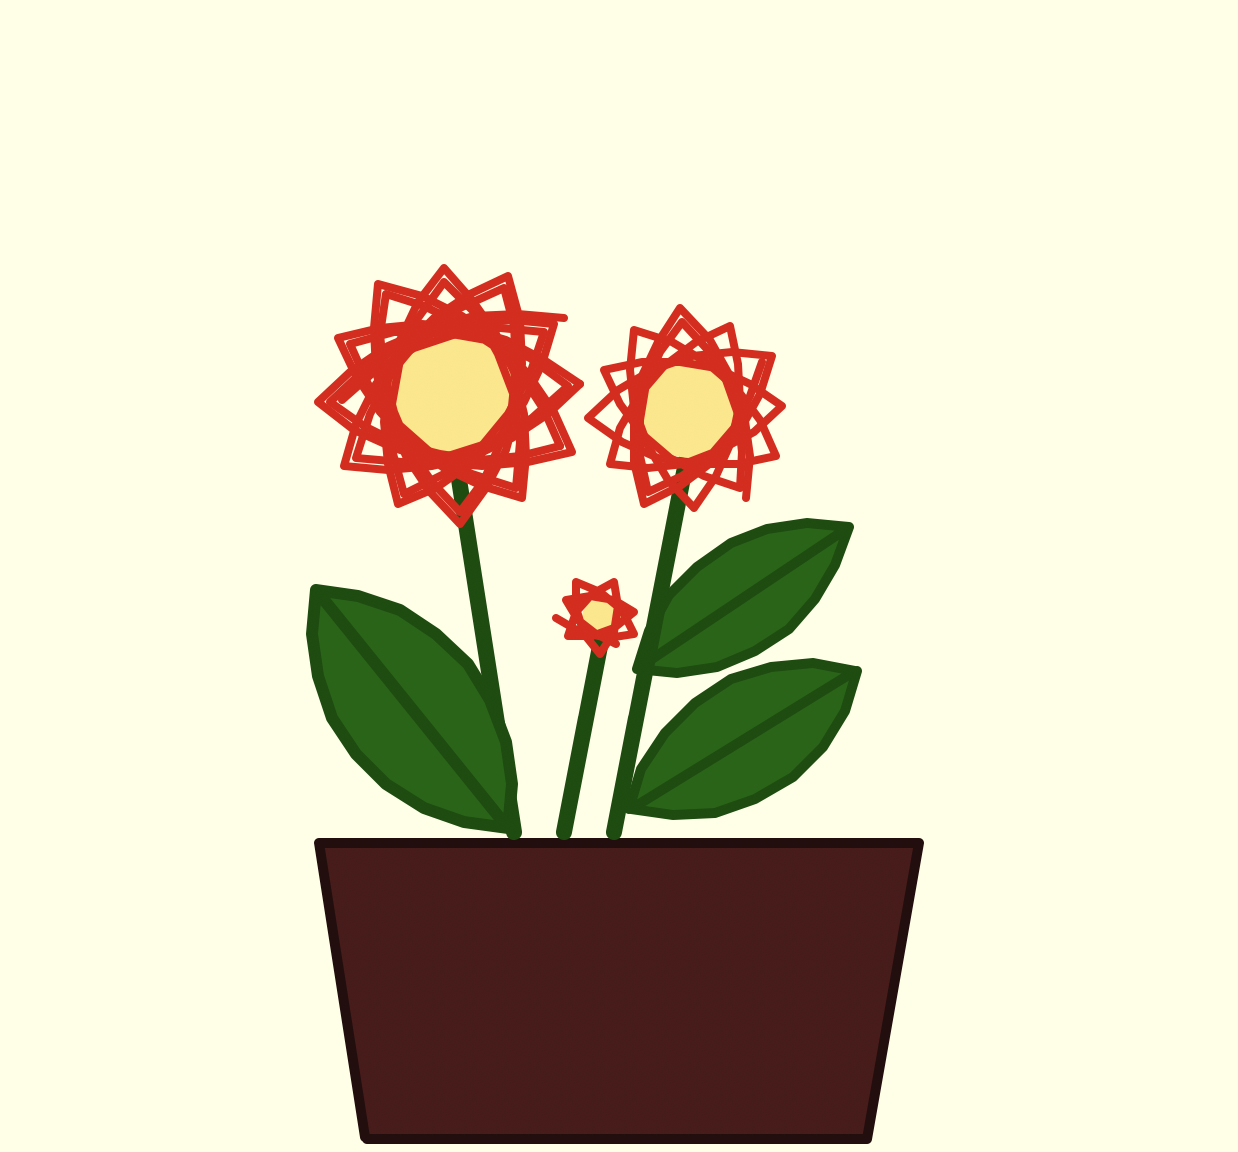

Write the Python code that produced this figure.
import turtle

turtle.title("Flower")
flower = turtle.Turtle()

flower.shape("circle")
flower.pensize(5)
flower.speed(15)
turtle.bgcolor("#ffffe6")

# drawing flower pot
flower.penup()
flower.goto(-130, -280)
flower.begin_fill()
flower.color('#260d0d', '#4d1919')
flower.pendown()
flower.forward(250)
flower.left(80)
flower.forward(150)
flower.right(80)
flower.backward(300)
flower.right(-99)
flower.backward(149)
flower.end_fill()
flower.penup()

# drawing flower stem
flower.goto(-65, -70)
flower.pendown()
flower.begin_fill()
flower.color("#004d00")
flower.pensize(8)
flower.backward(58)
flower.forward(240)
flower.penup()
flower.goto(5, -70)
flower.pendown()
flower.right(20)
flower.backward(58)
flower.forward(230)

flower.penup()
flower.goto(-20, -70)
flower.pendown()
flower.left(0)
flower.backward(58)
flower.forward(100)


flower.begin_fill()
flower.penup()

# drawing flower petals/ leaf
flower.goto(5, -45)
flower.pendown()
flower.pensize(5)
flower.begin_fill()
flower.color("#004d00", "#006600")
flower.circle(-90, 90)
flower.goto(5, -45)
flower.circle(90, 90)
flower.penup()
flower.end_fill()

flower.goto(1, -115)
flower.pendown()
flower.pensize(5)
flower.begin_fill()
flower.color("#004d00", "#006600")
flower.circle(-90, 95)
flower.goto(2, -115)
flower.circle(90, 95)
flower.penup()
flower.end_fill()

flower.goto(-59, -125)
flower.pendown()
flower.pensize(6)
flower.begin_fill()
flower.color("#004d00", "#006600")
flower.circle(100, 100)
flower.goto(-59, -125)
flower.circle(-100, 100)
flower.penup()
flower.end_fill()

# drawing flowers
flower.pensize(4)
flower.goto(32, 85)
flower.dot(50, '#ffe680')

flower.pendown()
flower.color("#e60000")
flower.penup()
flower.goto(60, 40)
flower.pendown()
for i in range(15):
    flower.circle(100-i, 60)
    flower.left(90)

flower.penup()
flower.goto(-88, 95)
flower.pendown()
flower.dot(65, '#ffe680')
flower.penup()
flower.goto(-31, 130)
flower.pendown()
for i in range(25):
    flower.circle(130-i, 60)
    flower.left(90)

flower.penup()
flower.goto(-12, -20)
flower.pendown()
flower.dot(20, '#ffe680')
flower.penup()
flower.goto(-35, -20)
flower.pendown()
for i in range(8):
    flower.circle(40-i, 60)
    flower.left(90)

flower.hideturtle()
turtle.done()
